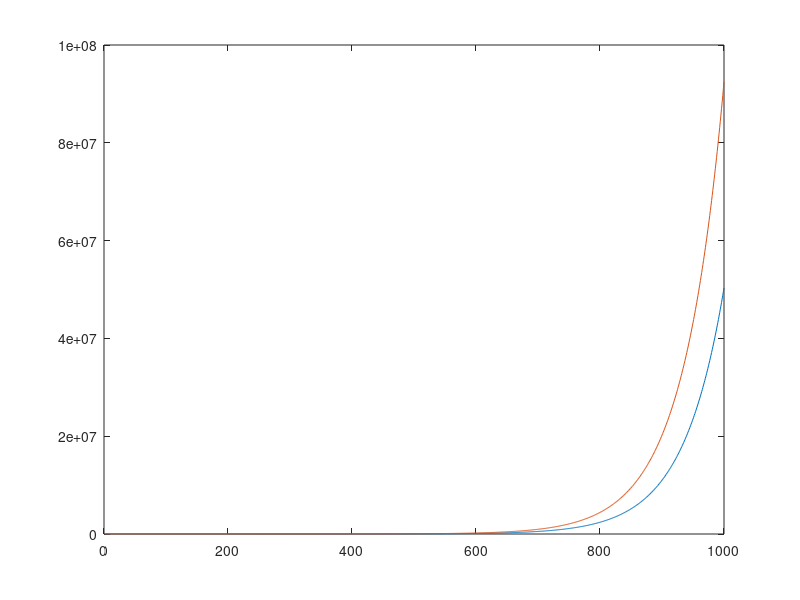

This chart was generated by the following MATLAB code: (Note: this script raises an error after producing the figure.)

clc; clear all; 
sx   = .09; sy  = .12;     % nation x and y sensitivity to enemy's arms
gx   = .02; gy  = .01;     % nation x and y grievances (intrinsic growth)
fx   = .15; fy  = .05;     % nation x and y fatigue (size-sensitive decay)
maxt = 1000;                 % numer of iterations (time) to run

X(1)=15; Y(1)=20;          % set initial values for X and Y arms


for t=1:maxt-1     
  X(t+1) = X(t) + sx*Y(t) - fx*X(t) + gx;  
  Y(t+1) = Y(t) + sy*X(t) - fy*Y(t) + gy;  
end;

plot(1:maxt,X,1:maxt,Y); 
legend('X','Y',2); xlabel('Time'); ylabel('Level');
title(['sx:' num2str(sx) '  sy:' num2str(sy) '  fx:' num2str(fx) '  fy:' num2str(fy) '  gx:' num2str(gx) '  gy:' num2str(gy)]);
